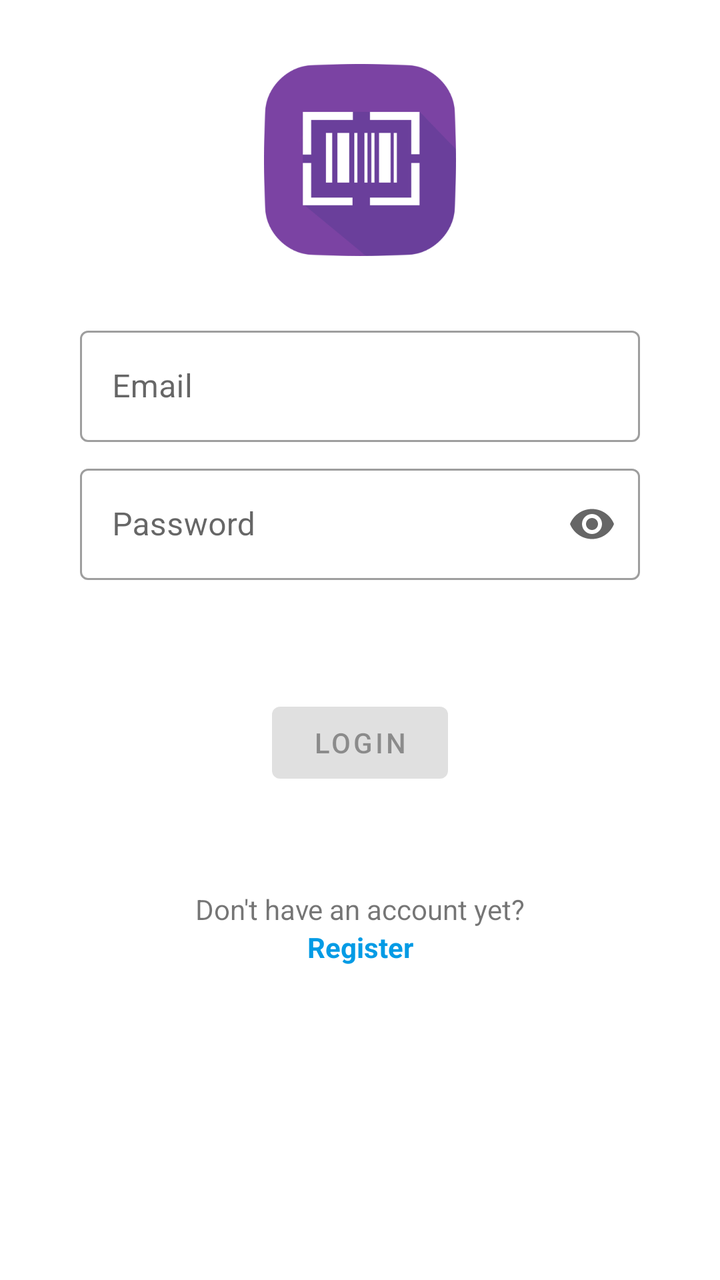
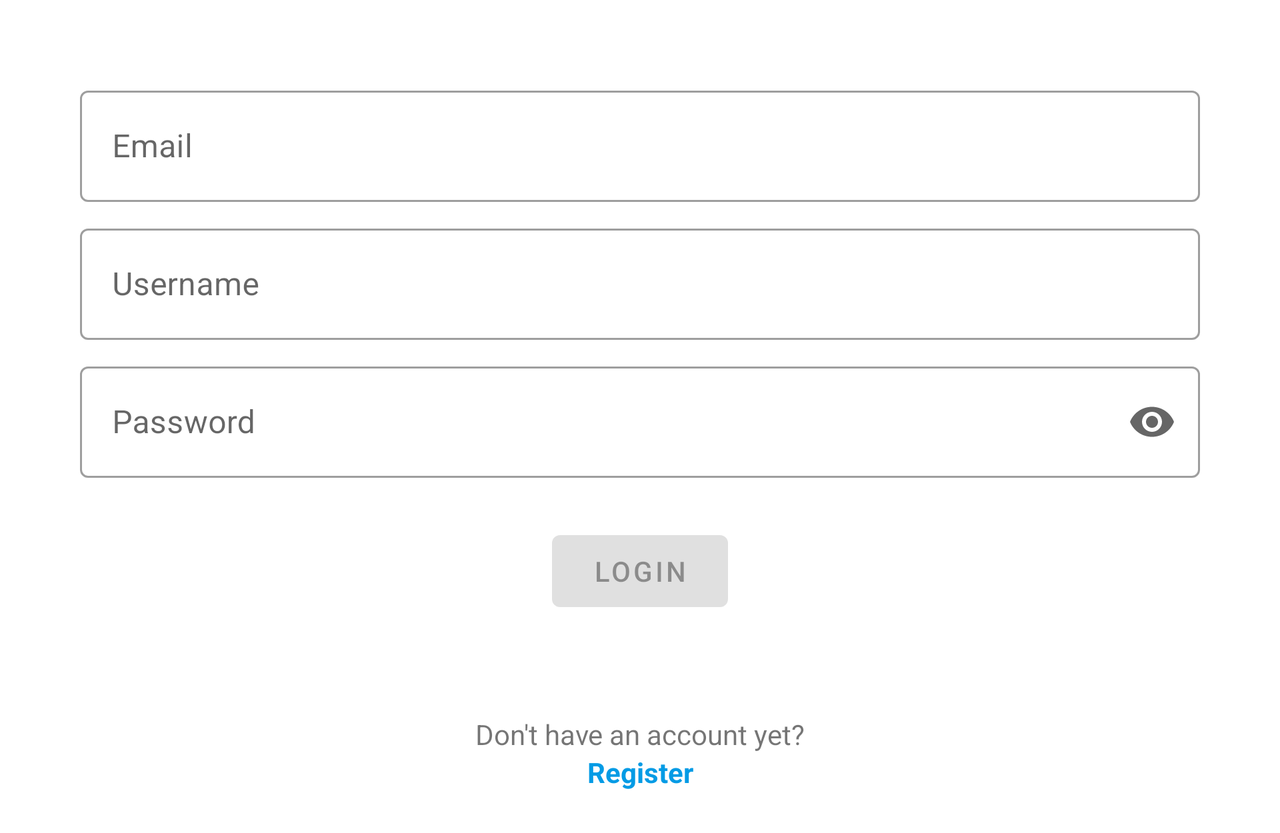

The same Android screen from two of the app's own layout files: first res/layout/ as a phone draws it, then the repository's variant for another configuration, drawn on a device whose configuration selects that folder. Both files follow.
<!-- AndroidManifest.xml: activity theme Theme.LAM2021.NoActionBar -->
<!-- res/layout/activity_login.xml -->
<?xml version="1.0" encoding="utf-8"?>
<androidx.constraintlayout.widget.ConstraintLayout xmlns:android="http://schemas.android.com/apk/res/android"
    xmlns:app="http://schemas.android.com/apk/res-auto"
    xmlns:tools="http://schemas.android.com/tools"
    android:layout_width="match_parent"
    android:layout_height="match_parent"
    android:paddingLeft="@dimen/activity_horizontal_margin"
    android:paddingTop="@dimen/activity_vertical_margin"
    android:paddingRight="@dimen/activity_horizontal_margin"
    android:paddingBottom="@dimen/activity_vertical_margin"
    tools:context=".ui.login.LoginActivity">

    <ImageView
        android:id="@+id/imageView"
        android:layout_width="96dp"
        android:layout_height="96dp"
        android:layout_marginTop="16dp"
        android:contentDescription="@string/app_logo"
        app:layout_constraintBottom_toTopOf="@+id/email_layout"
        app:layout_constraintEnd_toEndOf="parent"
        app:layout_constraintStart_toStartOf="parent"
        app:layout_constraintTop_toTopOf="parent"
        app:srcCompat="@drawable/splash_logo" />

    <com.google.android.material.textfield.TextInputLayout
        android:id="@+id/email_layout"
        style="@style/Widget.MaterialComponents.TextInputLayout.OutlinedBox"
        android:layout_width="0dp"
        android:layout_height="wrap_content"
        android:layout_marginStart="24dp"
        android:layout_marginTop="32dp"
        android:layout_marginEnd="24dp"
        app:layout_constraintEnd_toEndOf="parent"
        app:layout_constraintStart_toStartOf="parent"
        app:layout_constraintTop_toBottomOf="@id/imageView">

        <com.google.android.material.textfield.TextInputEditText
            android:id="@+id/email"
            android:layout_width="match_parent"
            android:layout_height="match_parent"
            android:autofillHints="@string/prompt_email"
            android:hint="@string/prompt_email"
            android:inputType="textEmailAddress"
            android:selectAllOnFocus="true" />

    </com.google.android.material.textfield.TextInputLayout>

    <com.google.android.material.textfield.TextInputLayout
        android:id="@+id/username_layout"
        style="@style/Widget.MaterialComponents.TextInputLayout.OutlinedBox"
        android:layout_width="0dp"
        android:layout_height="wrap_content"
        android:layout_marginStart="24dp"
        android:layout_marginTop="8dp"
        android:layout_marginEnd="24dp"
        android:visibility="gone"
        app:layout_constraintEnd_toEndOf="parent"
        app:layout_constraintStart_toStartOf="parent"
        app:layout_constraintTop_toBottomOf="@+id/email_layout">

        <com.google.android.material.textfield.TextInputEditText
            android:id="@+id/username"
            android:layout_width="match_parent"
            android:layout_height="match_parent"
            android:autofillHints="@string/prompt_username"
            android:hint="@string/prompt_username"
            android:inputType="text"
            android:selectAllOnFocus="true" />
    </com.google.android.material.textfield.TextInputLayout>

    <com.google.android.material.textfield.TextInputLayout
        android:id="@+id/password_layout"
        style="@style/Widget.MaterialComponents.TextInputLayout.OutlinedBox"
        android:layout_width="0dp"
        android:layout_height="wrap_content"
        android:layout_marginStart="24dp"
        android:layout_marginTop="8dp"
        android:layout_marginEnd="24dp"
        app:endIconMode="password_toggle"
        app:layout_constraintEnd_toEndOf="parent"
        app:layout_constraintStart_toStartOf="parent"
        app:layout_constraintTop_toBottomOf="@+id/username_layout">

        <com.google.android.material.textfield.TextInputEditText
            android:id="@+id/password"
            android:layout_width="match_parent"
            android:layout_height="match_parent"
            android:autofillHints="@string/prompt_password"
            android:hint="@string/prompt_password"
            android:imeActionLabel="@string/action_sign_in"
            android:imeOptions="actionDone"
            android:inputType="textPassword"
            android:selectAllOnFocus="true" />
    </com.google.android.material.textfield.TextInputLayout>

    <Button
        android:id="@+id/login"
        android:layout_width="wrap_content"
        android:layout_height="wrap_content"
        android:layout_gravity="start"
        android:layout_marginStart="48dp"
        android:layout_marginTop="16dp"
        android:layout_marginEnd="48dp"
        android:layout_marginBottom="64dp"
        android:enabled="false"
        android:text="@string/action_sign_in"
        app:layout_constraintBottom_toBottomOf="parent"
        app:layout_constraintEnd_toEndOf="parent"
        app:layout_constraintStart_toStartOf="parent"
        app:layout_constraintTop_toBottomOf="@+id/password_layout"
        app:layout_constraintVertical_bias="0.2" />

    <TextView
        android:id="@+id/description"
        android:layout_width="wrap_content"
        android:layout_height="wrap_content"
        android:layout_marginBottom="160dp"
        android:text="@string/description_register"
        android:textAlignment="center"
        app:layout_constraintBottom_toBottomOf="parent"
        app:layout_constraintEnd_toEndOf="parent"
        app:layout_constraintStart_toStartOf="parent" />

    <TextView
        android:id="@+id/registration_toggle"
        android:layout_width="wrap_content"
        android:layout_height="wrap_content"
        android:clickable="true"
        android:text="@string/action_register"
        android:textAlignment="center"
        android:textAllCaps="false"
        android:textColor="#039BE5"
        android:textStyle="bold"
        app:layout_constraintEnd_toEndOf="parent"
        app:layout_constraintStart_toStartOf="parent"
        app:layout_constraintTop_toBottomOf="@+id/description" />

    <ProgressBar
        android:id="@+id/loading"
        android:layout_width="wrap_content"
        android:layout_height="wrap_content"
        android:layout_gravity="center"
        android:layout_marginStart="32dp"
        android:layout_marginEnd="32dp"
        android:visibility="gone"
        app:layout_constraintBottom_toTopOf="@+id/login"
        app:layout_constraintEnd_toEndOf="@+id/password_layout"
        app:layout_constraintStart_toStartOf="@+id/password_layout"
        app:layout_constraintTop_toBottomOf="@+id/password_layout"
        tools:visibility="visible" />
</androidx.constraintlayout.widget.ConstraintLayout>
<!-- resources referenced by this layout -->
<resources>
  <dimen name="activity_horizontal_margin">16dp</dimen>
  <dimen name="activity_vertical_margin">16dp</dimen>
  <!-- drawable splash_logo: png bitmap (drawable-hdpi, 8349 bytes) -->
  <string name="action_register">Register</string>
  <string name="action_sign_in">Login</string>
  <string name="app_logo">Logo</string>
  <string name="description_register">"Don't have an account yet?"</string>
  <string name="prompt_email">Email</string>
  <string name="prompt_password">Password</string>
  <string name="prompt_username">Username</string>
  <style name="Theme.LAM2021.NoActionBar">
          <item name="windowActionBar">false</item>
          <item name="windowNoTitle">true</item>
      </style>
</resources>
<!-- res/layout-land/activity_login.xml (the repository's variant of the layout above) -->
<!-- drawn on the phone turned sideways -->
<?xml version="1.0" encoding="utf-8"?>
<ScrollView xmlns:android="http://schemas.android.com/apk/res/android"
    xmlns:app="http://schemas.android.com/apk/res-auto"
    xmlns:tools="http://schemas.android.com/tools"
    android:layout_width="match_parent"
    android:layout_height="match_parent">
    <androidx.constraintlayout.widget.ConstraintLayout
        android:layout_width="match_parent"
        android:layout_height="wrap_content"
        android:paddingLeft="@dimen/activity_horizontal_margin"
        android:paddingTop="@dimen/activity_vertical_margin"
        android:paddingRight="@dimen/activity_horizontal_margin"
        android:paddingBottom="@dimen/activity_vertical_margin"
        tools:context=".ui.login.LoginActivity">

        <com.google.android.material.textfield.TextInputLayout
            android:id="@+id/email_layout"
            style="@style/Widget.MaterialComponents.TextInputLayout.OutlinedBox"
            android:layout_width="0dp"
            android:layout_height="wrap_content"
            android:layout_marginStart="24dp"
            android:layout_marginTop="24dp"
            android:layout_marginEnd="24dp"
            app:layout_constraintEnd_toEndOf="parent"
            app:layout_constraintStart_toStartOf="parent"
            app:layout_constraintTop_toTopOf="parent">

            <com.google.android.material.textfield.TextInputEditText
                android:id="@+id/email"
                android:layout_width="match_parent"
                android:layout_height="match_parent"
                android:autofillHints="@string/prompt_email"
                android:hint="@string/prompt_email"
                android:inputType="textEmailAddress"
                android:selectAllOnFocus="true" />

        </com.google.android.material.textfield.TextInputLayout>

        <com.google.android.material.textfield.TextInputLayout
            android:id="@+id/username_layout"
            style="@style/Widget.MaterialComponents.TextInputLayout.OutlinedBox"
            android:layout_width="0dp"
            android:layout_height="wrap_content"
            android:layout_marginStart="24dp"
            android:layout_marginTop="8dp"
            android:layout_marginEnd="24dp"
            android:visibility="gone"
            tools:visibility="visible"
            app:layout_constraintEnd_toEndOf="parent"
            app:layout_constraintStart_toStartOf="parent"
            app:layout_constraintTop_toBottomOf="@+id/email_layout">

            <com.google.android.material.textfield.TextInputEditText
                android:id="@+id/username"
                android:layout_width="match_parent"
                android:layout_height="match_parent"
                android:autofillHints="@string/prompt_username"
                android:hint="@string/prompt_username"
                android:inputType="text"
                android:selectAllOnFocus="true" />
        </com.google.android.material.textfield.TextInputLayout>

        <com.google.android.material.textfield.TextInputLayout
            android:id="@+id/password_layout"
            style="@style/Widget.MaterialComponents.TextInputLayout.OutlinedBox"
            android:layout_width="0dp"
            android:layout_height="wrap_content"
            android:layout_marginStart="24dp"
            android:layout_marginTop="8dp"
            android:layout_marginEnd="24dp"
            app:endIconMode="password_toggle"
            app:layout_constraintEnd_toEndOf="parent"
            app:layout_constraintStart_toStartOf="parent"
            app:layout_constraintTop_toBottomOf="@+id/username_layout">

            <com.google.android.material.textfield.TextInputEditText
                android:id="@+id/password"
                android:layout_width="match_parent"
                android:layout_height="match_parent"
                android:autofillHints="@string/prompt_password"
                android:hint="@string/prompt_password"
                android:imeActionLabel="@string/action_sign_in"
                android:imeOptions="actionDone"
                android:inputType="textPassword"
                android:selectAllOnFocus="true" />
        </com.google.android.material.textfield.TextInputLayout>

        <Button
            android:id="@+id/login"
            android:layout_width="wrap_content"
            android:layout_height="wrap_content"
            android:layout_gravity="start"
            android:layout_marginStart="48dp"
            android:layout_marginTop="16dp"
            android:layout_marginEnd="48dp"
            android:layout_marginBottom="64dp"
            android:enabled="false"
            android:text="@string/action_sign_in"
            app:layout_constraintBottom_toBottomOf="parent"
            app:layout_constraintEnd_toEndOf="parent"
            app:layout_constraintStart_toStartOf="parent"
            app:layout_constraintTop_toBottomOf="@+id/password_layout"
            app:layout_constraintVertical_bias="0.2" />

        <TextView
            android:id="@+id/description"
            android:layout_width="wrap_content"
            android:layout_height="wrap_content"
            android:layout_marginBottom="24dp"
            android:text="@string/description_register"
            android:textAlignment="center"
            app:layout_constraintBottom_toBottomOf="parent"
            app:layout_constraintEnd_toEndOf="parent"
            app:layout_constraintStart_toStartOf="parent" />

        <TextView
            android:id="@+id/registration_toggle"
            android:layout_width="wrap_content"
            android:layout_height="wrap_content"
            android:clickable="true"
            android:text="@string/action_register"
            android:textAlignment="center"
            android:textAllCaps="false"
            android:textColor="#039BE5"
            android:textStyle="bold"
            app:layout_constraintEnd_toEndOf="parent"
            app:layout_constraintStart_toStartOf="parent"
            app:layout_constraintTop_toBottomOf="@+id/description" />

        <ProgressBar
            android:id="@+id/loading"
            android:layout_width="wrap_content"
            android:layout_height="wrap_content"
            android:layout_gravity="center"
            android:layout_marginStart="32dp"
            android:layout_marginEnd="32dp"
            android:visibility="gone"
            app:layout_constraintBottom_toTopOf="@+id/description"
            app:layout_constraintEnd_toEndOf="@+id/password_layout"
            app:layout_constraintStart_toStartOf="@+id/password_layout"
            app:layout_constraintTop_toBottomOf="@+id/login"
            tools:visibility="visible" />
    </androidx.constraintlayout.widget.ConstraintLayout>
</ScrollView>
<!-- resources referenced by the variant -->
<!-- as the phone turned sideways resolves them -->
<resources>
  <dimen name="activity_horizontal_margin">16dp</dimen>
  <dimen name="activity_vertical_margin">16dp</dimen>
  <string name="action_register">Register</string>
  <string name="action_sign_in">Login</string>
  <string name="description_register">"Don't have an account yet?"</string>
  <string name="prompt_email">Email</string>
  <string name="prompt_password">Password</string>
  <string name="prompt_username">Username</string>
  <style name="Theme.LAM2021.NoActionBar">
          <item name="windowActionBar">false</item>
          <item name="windowNoTitle">true</item>
      </style>
</resources>
